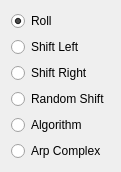
   <widget class="QWidget" name="layoutWidget">
    <property name="geometry">
     <rect>
      <x>460</x>
      <y>310</y>
      <width>89</width>
      <height>134</height>
     </rect>
    </property>
    <layout class="QVBoxLayout" name="verticalLayout_3">
     <item>
      <widget class="QRadioButton" name="radioButton_23">
       <property name="text">
        <string>Roll</string>
       </property>
       <property name="checked">
        <bool>true</bool>
       </property>
      </widget>
     </item>
     <item>
      <widget class="QRadioButton" name="radioButton_24">
       <property name="text">
        <string>Shift Left</string>
       </property>
      </widget>
     </item>
     <item>
      <widget class="QRadioButton" name="radioButton_25">
       <property name="text">
        <string>Shift Right</string>
       </property>
      </widget>
     </item>
     <item>
      <widget class="QRadioButton" name="radioButton_26">
       <property name="text">
        <string>Random Shift</string>
       </property>
      </widget>
     </item>
     <item>
      <widget class="QRadioButton" name="radioButton_27">
       <property name="text">
        <string>Algorithm</string>
       </property>
      </widget>
     </item>
     <item>
      <widget class="QRadioButton" name="radioButton_28">
       <property name="text">
        <string>Arp Complex</string>
       </property>
      </widget>
     </item>
    </layout>
   </widget>
